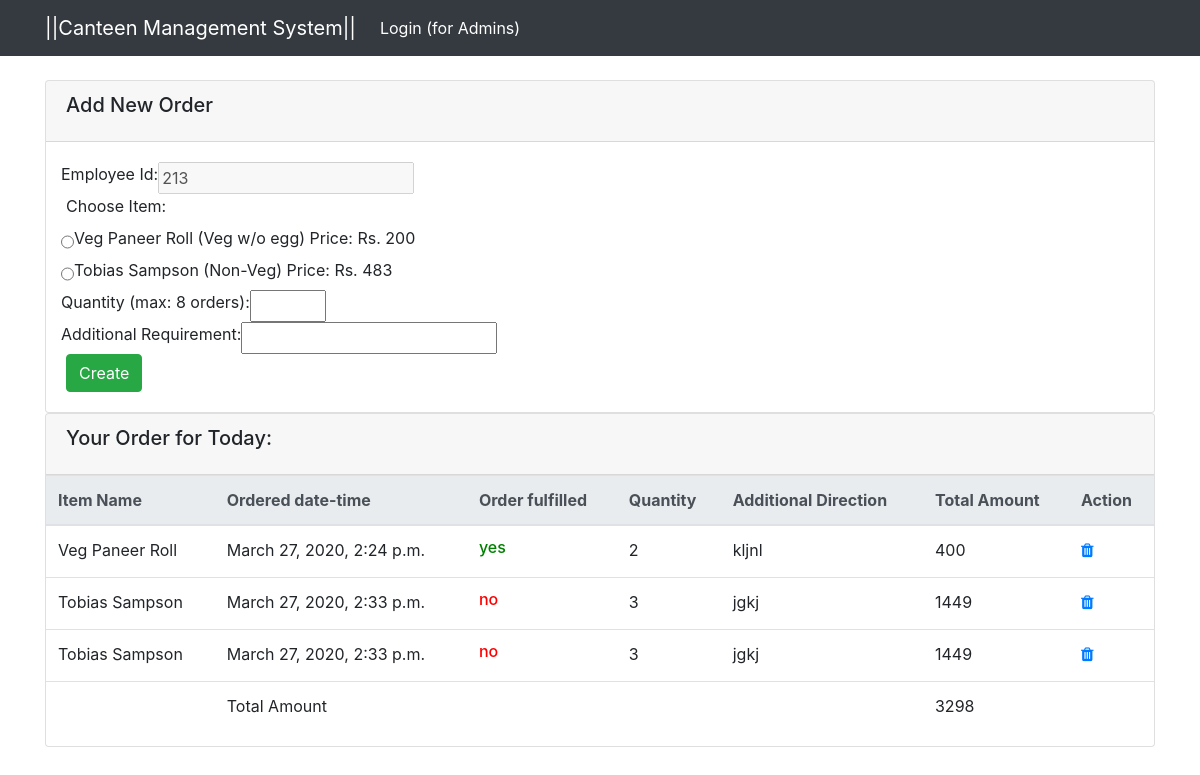
/orders/create/3/, run on the app's committed database.
### canteenSys/models.py (models this page shows, shortened)
class Person(models.Model):
    name = models.CharField(max_length=256, blank=False,
                            null=False, verbose_name="Name ")
    gender = models.SmallIntegerField(choices=[
        (0, "--Select--"),
        (1, "Male"),
        (2, "Female"),
        (3, "Others")
    ], default=0, verbose_name="Gender ")
    phone = models.CharField(
        max_length=15, blank=False, null=False, unique=True, verbose_name="Phone # ")
    designation = models.CharField(
        max_length=100, blank=True, null=True, verbose_name="Position ")
    empNum = models.CharField(
        max_length=6, unique=True, verbose_name="Employee ID ")

class MenuItem(models.Model):
    name = models.CharField(max_length=200, null=False,
                            blank=False, unique=True, verbose_name="Item Name ")
    price = models.PositiveIntegerField(
        blank=False, null=False, verbose_name="Price (per Plate) ")
    is_available = models.BooleanField(default=True, verbose_name="Available ")
    preparation_time = models.CharField(
        max_length=50, blank=True, null=True, verbose_name="Time required to prepare")
    options = models.SmallIntegerField(
        choices=MENU_ITEM_CHOICES, default=2, verbose_name="Food Style ")

class Order(models.Model):
    user = models.ForeignKey(Person, on_delete=models.CASCADE)
    is_fulfilled = models.BooleanField(
        default=False, verbose_name="Is this Item delivered?")
    time_issued = models.DateTimeField(auto_now_add=True)
    menu_item = models.ForeignKey(MenuItem, on_delete=models.CASCADE)
    quantity = models.SmallIntegerField()
    additional = models.TextField(blank=True)

### canteenSys/views.py (the view, shortened to what this page needs)
# urls.py: path('orders/create/<int:id>/', OrderCreateView.as_view(), name="create-order"),
@method_decorator(csrf_exempt, name='dispatch')
class OrderCreateView(TemplateView):
    template_name = 'order/create.html'
    def get_context_data(self, *args, **kwargs):
        context = super(OrderCreateView, self).get_context_data(**kwargs)
        person = Person.objects.get(id=kwargs.get('id'))
        context['menus'] = MenuItem.objects.filter(is_available=True)
        context['user'] = person
        now = datetime.datetime.now()
        orders = Order.objects.filter(
            user=person, time_issued__date=now.date())
        sumAmt = 0
        for order in orders:
            amount = order.quantity * order.menu_item.price
            sumAmt += amount
            order.billAmount = amount
        context['orders'] = orders
        context['billSum'] = sumAmt
        return context

### templates/order/create.html (shortened to what this page needs)
{% extends "index.html" %}
{% block container %}
<div class="card">
    <div class="card-header">
        <h5 class="card-title">Add New Order</h5>
    </div>
    <div class="card-body">
        <form method="post" id="login-form" action="{% url 'create-order-post' %}">
            <div class="form-row">
				<label for="emp">Employee Id:</label>
				<input disabled type="number" name="dummy" required id="dummy" value="{{ user.empNum }}">
			</div>
			<div >
				<label for="item">Choose Item:</label>
				</div>
					{% for menu in menus %}
						<div class="form-row">
						<input type="radio" id="{{ menu.id }}" name="menu" value="{{ menu.id }}"><br>
  						<label for="male">{{ menu.name }} ({{ menu.get_options_display }}) Price: Rs. {{menu.price}}</label><br>
						</div>
  					{% endfor %}
			<div class="form-row">
				<label for="qty">Quantity (max: 8 orders):</label>
				<input type="number" name="qty" required id="qty" min="1" max="8">
			</div>
			<div class="form-row">
				<label for="additional">Additional Requirement:</label>
				<input type="textarea" name="additional" required id="additional">
			</div>
            <button type="submit" class="btn btn-success">Create</button>
        </form>
    </div>
</div>
<div class="card">
	<div class="card-header">
        <h5 class="card-title">Your Order for Today:</h5>
    </div>
	<table class="table">
    <tr>
        <thead class="thead-light">
            <tr>
                <th scope="col">Item Name</th>
                <th scope="col">Ordered date-time</th>
                <th scope="col">Order fulfilled</th>
                <th scope="col">Quantity</th>
                <th scope="col">Additional Direction</th>
                <th scope="col">Total Amount</th>
                <th scope="col">Action</th>
            </tr>
        </thead>
        <tbody>
            {% for order in orders %}
            <tr>
                <td>{{order.menu_item.name}}</td>
                <td>{{order.time_issued}}</td>
                <td>
                {% if order.is_fulfilled %}
                <h6 style="color:green">yes</h6>
                {% else %}
                <h6 style="color:red">no</h6>
                {% endif %}
                </td>
                <td>{{order.quantity}}</td>
                <td>{{order.additional}}</td>
                <td>{{order.billAmount}}</td>
                <td>
                    <a href="{% url 'cancel-order' pk=order.id %}"><i class="fa fa-trash"></i></a>
                </td>
            </tr>
            {% endfor %}
			<tr>
                <td></td>
                <td>Total Amount</td>
                <td></td>
                <td></td>
                <td></td>
                <td>{{billSum}}</td>
                <td></td>
            </tr>
        </tbody>
</table>
</div>
{% endblock %}

### data on the page
Person: dummy "213"
MenuItem: name "Veg Paneer Roll", options "Veg w/o egg", price "200"
MenuItem: name "Tobias Sampson", options "Non-Veg", price "483"
Order: menu_item.name "Veg Paneer Roll", time_issued "March 27, 2020, 2:24 p.m.", is_fulfilled "yes", quantity "2", additional "kljnl", billAmount "400"
Order: menu_item.name "Tobias Sampson", time_issued "March 27, 2020, 2:33 p.m.", is_fulfilled "no", quantity "3", additional "jgkj", billAmount "1449"
Order: menu_item.name "Tobias Sampson", time_issued "March 27, 2020, 2:33 p.m.", is_fulfilled "no", quantity "3", additional "jgkj", billAmount "1449"

### other printed values
{{ billSum }} "3298"
